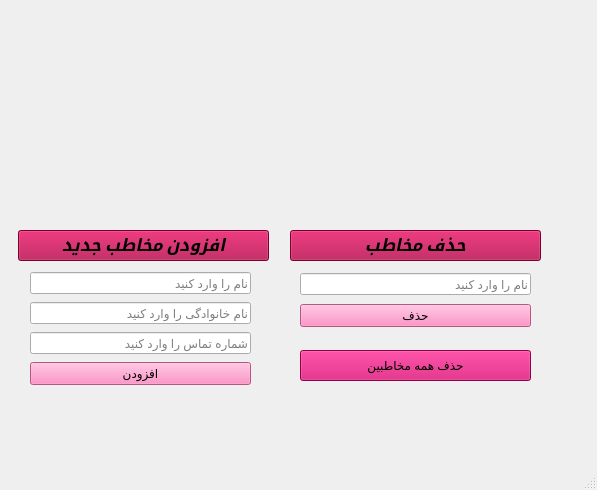
<?xml version="1.0" encoding="UTF-8"?>
<ui version="4.0">
 <class>MainWindow</class>
 <widget class="QMainWindow" name="MainWindow">
  <property name="geometry">
   <rect>
    <x>0</x>
    <y>0</y>
    <width>597</width>
    <height>490</height>
   </rect>
  </property>
  <property name="sizePolicy">
   <sizepolicy hsizetype="Expanding" vsizetype="Expanding">
    <horstretch>0</horstretch>
    <verstretch>0</verstretch>
   </sizepolicy>
  </property>
  <property name="windowTitle">
   <string>MainWindow</string>
  </property>
  <widget class="QWidget" name="centralwidget">
   <widget class="QWidget" name="verticalLayoutWidget">
    <property name="geometry">
     <rect>
      <x>20</x>
      <y>10</y>
      <width>521</width>
      <height>211</height>
     </rect>
    </property>
    <layout class="QVBoxLayout" name="verticalLayout"/>
   </widget>
   <widget class="QWidget" name="verticalLayoutWidget_2">
    <property name="geometry">
     <rect>
      <x>30</x>
      <y>270</y>
      <width>221</width>
      <height>121</height>
     </rect>
    </property>
    <layout class="QVBoxLayout" name="verticalLayout_2">
     <item>
      <widget class="QLineEdit" name="NameLine">
       <property name="placeholderText">
        <string>نام را وارد کنید</string>
       </property>
      </widget>
     </item>
     <item>
      <widget class="QLineEdit" name="Family_Line">
       <property name="placeholderText">
        <string>نام خانوادگی را وارد کنید</string>
       </property>
      </widget>
     </item>
     <item>
      <widget class="QLineEdit" name="Phon_Line">
       <property name="placeholderText">
        <string>شماره تماس را وارد کنید</string>
       </property>
      </widget>
     </item>
     <item>
      <widget class="QPushButton" name="Add_Butt">
       <property name="styleSheet">
        <string notr="true">background-color: rgb(255, 118, 182);</string>
       </property>
       <property name="text">
        <string>افزودن</string>
       </property>
      </widget>
     </item>
    </layout>
   </widget>
   <widget class="QPushButton" name="pushButton_2">
    <property name="geometry">
     <rect>
      <x>18</x>
      <y>230</y>
      <width>251</width>
      <height>31</height>
     </rect>
    </property>
    <property name="font">
     <font>
      <family>Z003</family>
      <pointsize>13</pointsize>
      <italic>true</italic>
      <bold>true</bold>
     </font>
    </property>
    <property name="styleSheet">
     <string notr="true">background-color: rgb(170, 0, 65);</string>
    </property>
    <property name="text">
     <string>افزودن مخاطب جدید</string>
    </property>
   </widget>
   <widget class="QPushButton" name="pushButton_3">
    <property name="geometry">
     <rect>
      <x>290</x>
      <y>230</y>
      <width>251</width>
      <height>31</height>
     </rect>
    </property>
    <property name="font">
     <font>
      <family>Z003</family>
      <pointsize>13</pointsize>
      <italic>true</italic>
      <bold>true</bold>
     </font>
    </property>
    <property name="styleSheet">
     <string notr="true">background-color: rgb(170, 0, 65);</string>
    </property>
    <property name="text">
     <string>حذف مخاطب</string>
    </property>
   </widget>
   <widget class="QWidget" name="verticalLayoutWidget_3">
    <property name="geometry">
     <rect>
      <x>300</x>
      <y>270</y>
      <width>231</width>
      <height>61</height>
     </rect>
    </property>
    <layout class="QVBoxLayout" name="verticalLayout_3">
     <item>
      <widget class="QLineEdit" name="DelName_Line">
       <property name="placeholderText">
        <string>نام را وارد کنید</string>
       </property>
      </widget>
     </item>
     <item>
      <widget class="QPushButton" name="Delete_Butt">
       <property name="styleSheet">
        <string notr="true">background-color: rgb(255, 118, 182);</string>
       </property>
       <property name="text">
        <string>حذف</string>
       </property>
      </widget>
     </item>
    </layout>
   </widget>
   <widget class="QToolButton" name="DeleteAll_Butt">
    <property name="geometry">
     <rect>
      <x>300</x>
      <y>350</y>
      <width>231</width>
      <height>31</height>
     </rect>
    </property>
    <property name="styleSheet">
     <string notr="true">background-color: rgb(200, 0, 100);</string>
    </property>
    <property name="text">
     <string>حذف همه مخاطبین</string>
    </property>
   </widget>
  </widget>
  <widget class="QMenuBar" name="menubar">
   <property name="geometry">
    <rect>
     <x>0</x>
     <y>0</y>
     <width>597</width>
     <height>22</height>
    </rect>
   </property>
  </widget>
  <widget class="QStatusBar" name="statusbar"/>
 </widget>
 <resources/>
 <connections/>
</ui>
